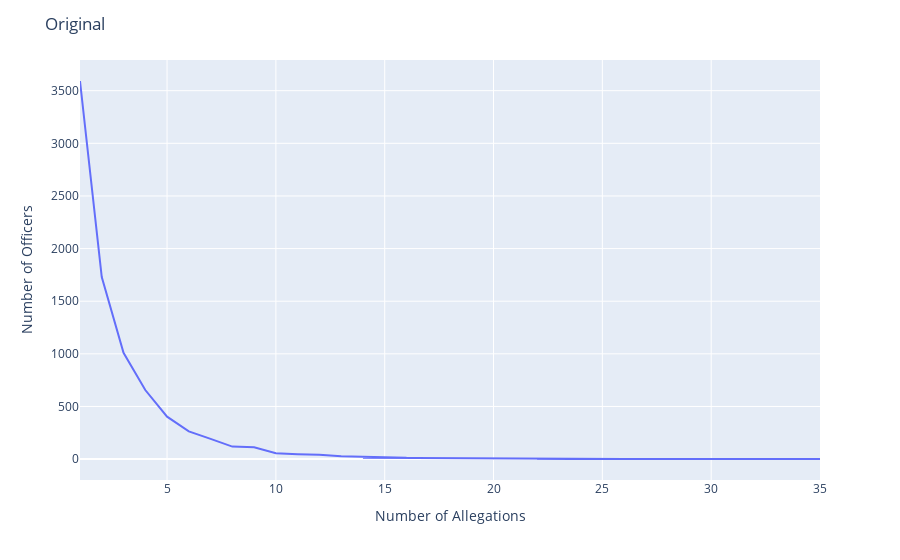

Source (notebook cell):
### Code cell
# plot density curve of df_vc using plotly
fig = px.line(df_vc, x=df_vc.index, y=df_vc.values, labels={'x':'Number of Allegations', 'y':'Number of Officers'})
fig.update_layout(title_text='Original')
fig.show()

### Figure 1 — Plotly figure (JSON) as saved in the notebook; plotly's stock layout.template omitted (floating-point values rounded to 4 significant figures)
{"data": [{"hovertemplate": "Number of Allegations=%{x}<br>Number of Officers=%{y}<extra></extra>", "legendgroup": "", "line": {"color": "#636efa", "dash": "solid"}, "marker": {"symbol": "circle"}, "mode": "lines", "name": "", "orientation": "v", "showlegend": false, "type": "scatter", "x": [1, 2, 3, 4, 5, 6, 7, 8, 9, 10, 11, 12, 13, 15, 16, 14, 17, 19, 20, 18, 21, 26, 31, 22, 23, 24, 25, 29, 30, 35], "xaxis": "x", "y": [3592, 1729, 1010, 656, 403, 264, 192, 119, 112, 56, 47, 42, 26, 13, 12, 12, 9, 7, 5, 4, 2, 2, 1, 1, 1, 1, 1, 1, 1, 1], "yaxis": "y"}], "layout": {"legend": {"tracegroupgap": 0}, "margin": {"t": 60}, "title": {"text": "Original"}, "xaxis": {"anchor": "y", "domain": [0, 1], "title": {"text": "Number of Allegations"}}, "yaxis": {"anchor": "x", "domain": [0, 1], "title": {"text": "Number of Officers"}}}}
